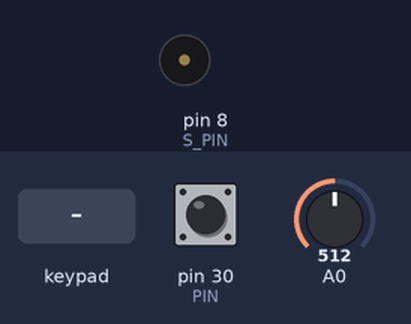
The sketch below on a simulated Arduino Mega 2560, built with avr-gcc and run on an emulated ATmega2560. On the bench: buzzer (waves = sounding). The inputs (shaded band) are chosen by the test bench; at power-on: A0 = 512, pin 30 (PIN) HIGH.

Above: at 1.2 s.
1.3 s: key '1' pressed
At 3.0 s:
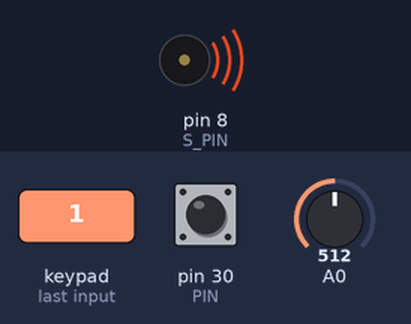
4.3 s: keypad keys 2 2 2 3 2 4 2 5 pressed 0.4 s apart
At 8.9 s:
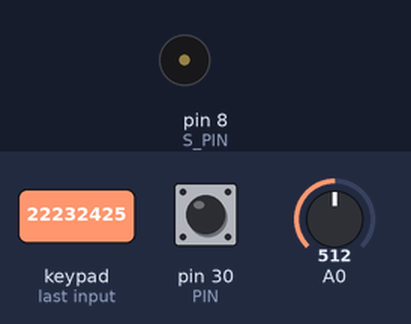
9.0 s: A0 set to 0
At 9.7 s:
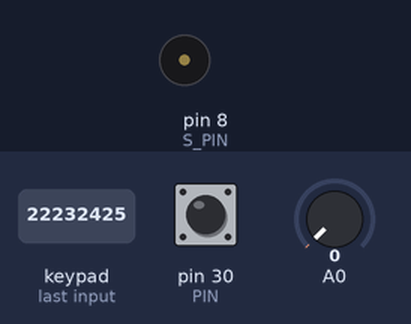
10.5 s: A0 set to 122
At 12.1 s:
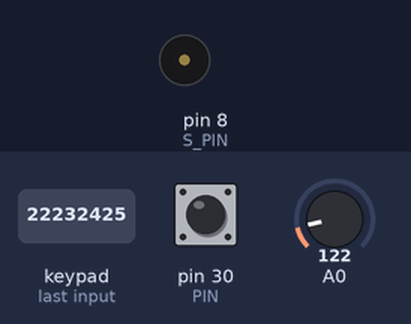
13.5 s: pin 30 (PIN) pulled LOW for 1 s
At 14.8 s:
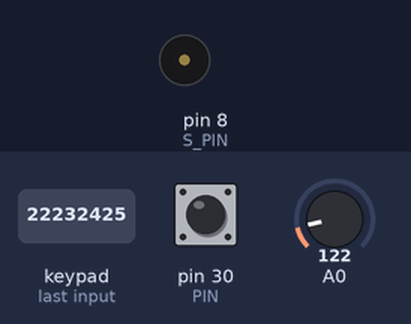
16.0 s: key '4' pressed
At 16.6 s:
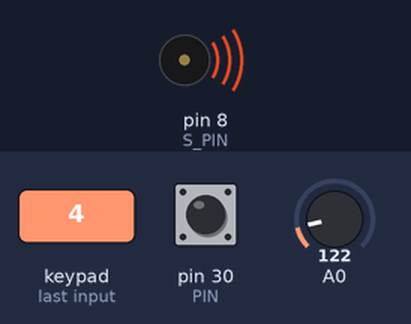
Timing chart, 0 to 22.0 s (numbered marks = the images above; inputs shaded):
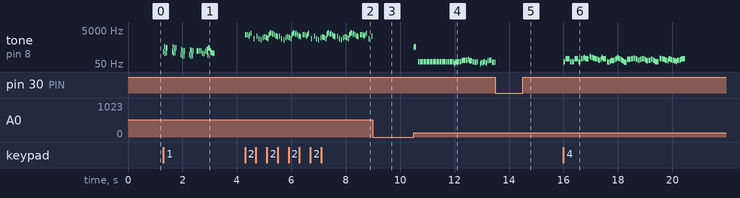

The sketch:

ard2.ino
```cpp
#include <Keypad.h>


#include "pitches.h"
#include "theme1.h"
#include "theme2.h"
#include "theme3.h"
#include "theme4.h"

#define PIN 30
#define S_PIN 8

const byte ROWS = 4;
const byte COLS = 4;
char keys[ROWS][COLS] = {
  {'7','8','9', 'S'},
  {'4','5','6', 'D'},
  {'1','2','3', '-'},
  {'G','0','=', '+'}
};
byte rowPins[ROWS] = {22, 23, 24, 25};
byte colPins[COLS] = {26, 27, 28, 29};
Keypad keypad = Keypad(makeKeymap(keys), rowPins, colPins, ROWS, COLS);


void setup() {
  // put your setup code here, to run once:
  pinMode(30, INPUT_PULLUP);
}

void loop() {
  // put your main code here, to run repeatedly:
  char c=keypad.getKey();
  if(c == '1'){
    play(melody1, noteDurations1, sizeof(melody1) / sizeof(int));
  }
  else if(c == '2'){
    play(melody2, noteDurations2,sizeof(melody2) / sizeof(int));
  }
  else if(c == '3'){
    play(melody3, noteDurations3, sizeof(melody3) / sizeof(int));
  }
  else if(c == '4'){
    play(melody4, noteDurations4, sizeof(melody4) / sizeof(int));
  }
}

void play(int *MELODY, int *NOTEDURATION, int len){
  for(int i=0; i < len; i++){
    if(!digitalRead(PIN)){
      break;
    }
    float s = analogRead(A0) / 512.0;
    int nD = 250/NOTEDURATION[i];
    tone(S_PIN, int(s*MELODY[i]), nD);
    delay((int) (nD*1.3));
  }
}
```

pitches.h
```cpp
#define NOTE_B0  31
#define NOTE_C1  33
#define NOTE_CS1 35
#define NOTE_D1  37
#define NOTE_DS1 39
#define NOTE_E1  41
#define NOTE_F1  44
#define NOTE_FS1 46
#define NOTE_G1  49
#define NOTE_GS1 52
#define NOTE_A1  55
#define NOTE_AS1 58
#define NOTE_B1  62
#define NOTE_C2  65
#define NOTE_CS2 69
#define NOTE_D2  73
#define NOTE_DS2 78
#define NOTE_E2  82
#define NOTE_F2  87
#define NOTE_FS2 93
#define NOTE_G2  98
#define NOTE_GS2 104
#define NOTE_A2  110
#define NOTE_AS2 117
#define NOTE_B2  123
#define NOTE_C3  131
#define NOTE_CS3 139
#define NOTE_D3  147
#define NOTE_DS3 156
#define NOTE_E3  165
#define NOTE_F3  175
#define NOTE_FS3 185
#define NOTE_G3  196
#define NOTE_GS3 208
#define NOTE_A3  220
#define NOTE_AS3 233
#define NOTE_B3  247
#define NOTE_C4  262
#define NOTE_CS4 277
#define NOTE_D4  294
#define NOTE_DS4 311
#define NOTE_E4  330
#define NOTE_F4  349
#define NOTE_FS4 370
#define NOTE_G4  392
#define NOTE_GS4 415
#define NOTE_A4  440
#define NOTE_AS4 466
#define NOTE_B4  494
#define NOTE_C5  523
#define NOTE_CS5 554
#define NOTE_D5  587
#define NOTE_DS5 622
#define NOTE_E5  659
#define NOTE_F5  698
#define NOTE_FS5 740
#define NOTE_G5  784
#define NOTE_GS5 831
#define NOTE_A5  880
#define NOTE_AS5 932
#define NOTE_B5  988
#define NOTE_C6  1047
#define NOTE_CS6 1109
#define NOTE_D6  1175
#define NOTE_DS6 1245
#define NOTE_E6  1319
#define NOTE_F6  1397
#define NOTE_FS6 1480
#define NOTE_G6  1568
#define NOTE_GS6 1661
#define NOTE_A6  1760
#define NOTE_AS6 1865
#define NOTE_B6  1976
#define NOTE_C7  2093
#define NOTE_CS7 2217
#define NOTE_D7  2349
#define NOTE_DS7 2489
#define NOTE_E7  2637
#define NOTE_F7  2794
#define NOTE_FS7 2960
#define NOTE_G7  3136
#define NOTE_GS7 3322
#define NOTE_A7  3520
#define NOTE_AS7 3729
#define NOTE_B7  3951
#define NOTE_C8  4186
#define NOTE_CS8 4435
#define NOTE_D8  4699
#define NOTE_DS8 4978
```

theme1.h
```cpp
int melody1[] = {
  NOTE_C4, NOTE_C5, NOTE_A3, NOTE_A4,
  NOTE_AS3, NOTE_AS4, 0,
  0,
  NOTE_C4, NOTE_C5, NOTE_A3, NOTE_A4,
  NOTE_AS3, NOTE_AS4, 0,
  0,
  NOTE_F3, NOTE_F4, NOTE_D3, NOTE_D4,
  NOTE_DS3, NOTE_DS4, 0,
  0,
  NOTE_F3, NOTE_F4, NOTE_D3, NOTE_D4,
  NOTE_DS3, NOTE_DS4, 0,
  0, NOTE_DS4, NOTE_CS4, NOTE_D4,
  NOTE_CS4, NOTE_DS4,
  NOTE_DS4, NOTE_GS3,
  NOTE_G3, NOTE_CS4,
  NOTE_C4, NOTE_FS4,NOTE_F4, NOTE_E3, NOTE_AS4, NOTE_A4,
  NOTE_GS4, NOTE_DS4, NOTE_B3,
  NOTE_AS3, NOTE_A3, NOTE_GS3,
  0, 0, 0
};
int noteDurations1[] = {
  12, 12, 12, 12,
  12, 12, 6,
  3,
  12, 12, 12, 12,
  12, 12, 6,
  3,
  12, 12, 12, 12,
  12, 12, 6,
  3,
  12, 12, 12, 12,
  12, 12, 6,
  6, 18, 18, 18,
  6, 6,
  6, 6,
  6, 6,
  18, 18, 18,18, 18, 18,
  10, 10, 10,
  10, 10, 10,
  3, 3, 3
};
```

theme3.h
```cpp
int melody3[] = {
NOTE_D4, NOTE_D4, NOTE_D4, NOTE_D4, NOTE_D4, NOTE_D4, NOTE_D4, NOTE_D4,
NOTE_D4, NOTE_D4, NOTE_D4, NOTE_D4, NOTE_D4, NOTE_D4, NOTE_D4, NOTE_D4,
NOTE_D4, NOTE_D4, NOTE_D4, NOTE_D4, NOTE_D4, NOTE_D4, NOTE_D4, NOTE_D4,
NOTE_A3, NOTE_C4, NOTE_D4, NOTE_D4, NOTE_D4, NOTE_E4, NOTE_F4, NOTE_F4,
NOTE_F4, NOTE_G4, NOTE_E4, NOTE_E4, NOTE_D4, NOTE_C4, NOTE_C4, NOTE_D4,
0, NOTE_A3, NOTE_C4, NOTE_B3, NOTE_D4, NOTE_B3, NOTE_E4, NOTE_F4,
NOTE_F4, NOTE_C4, NOTE_C4, NOTE_C4, NOTE_C4, NOTE_D4, NOTE_C4,
NOTE_D4, 0, 0, NOTE_A3, NOTE_C4, NOTE_D4, NOTE_D4, NOTE_D4, NOTE_F4,
NOTE_G4, NOTE_G4, NOTE_G4, NOTE_A4, NOTE_A4, NOTE_A4, NOTE_A4, NOTE_G4,
NOTE_A4, NOTE_D4, 0, NOTE_D4, NOTE_E3, NOTE_F4, NOTE_F4, NOTE_G4, NOTE_A4,
NOTE_D4, 0, NOTE_D4, NOTE_F4, NOTE_E4, NOTE_E4, NOTE_F4, NOTE_D4
};
int noteDurations3[] = {
4,8,4,8,4,8,8,8,8,4,8,4,8,4,8,8,8,8,4,8,4,8,
4,8,8,8,8,4,4,8,8,4,4,8,8,4,4,8,8,
8,4,8,8,8,4,4,8,8,4,4,8,8,4,4,8,4,
4,8,8,8,8,4,4,8,8,4,4,8,8,4,4,8,8,
8,4,8,8,8,4,4,4,8,4,8,8,8,4,4,8,8
};
```

theme4.h
```cpp
int melody4[] = {
NOTE_D4,  NOTE_A4,  NOTE_A4,  NOTE_A4,  NOTE_D4,
NOTE_D4,  NOTE_A4,  NOTE_A4,  NOTE_A4,  NOTE_D4,
NOTE_A4,  NOTE_AS4, NOTE_C5,  NOTE_A4,
NOTE_D5,  NOTE_C5,  NOTE_C5,  NOTE_AS4, NOTE_AS4, NOTE_A4, NOTE_A4, NOTE_G4,
NOTE_F4,  NOTE_G4,  NOTE_C5,  NOTE_A4,
NOTE_D4,  NOTE_C4,  NOTE_D4,  NOTE_E4,  NOTE_F4, NOTE_E4, NOTE_F4, NOTE_G4,
NOTE_A4,  NOTE_C5,  NOTE_AS4, NOTE_A4,  NOTE_G4, NOTE_F4, NOTE_E4, NOTE_D4,
NOTE_C4,  NOTE_G4,  NOTE_G4,  NOTE_G4,  NOTE_A4,
NOTE_AS4, NOTE_A4,  NOTE_G4,  NOTE_F4,  NOTE_G4,
NOTE_A4,  NOTE_G4,  NOTE_F4,  NOTE_E4,  NOTE_F4,
NOTE_G4,  NOTE_F4,  NOTE_E4,  NOTE_D4,
NOTE_AS4, NOTE_A4,  NOTE_A4,  NOTE_G4,  NOTE_G4, NOTE_F4, NOTE_F4, NOTE_E4,
NOTE_A4,  NOTE_G4,  NOTE_G4,  NOTE_F4,  NOTE_F4, NOTE_E4, NOTE_E4, NOTE_D4,
NOTE_F4,  NOTE_F4,  NOTE_G4,  NOTE_A4
};
int noteDurations4[] = {
4, 8, 8, 4, 4,
4, 8, 8, 4, 4,
4, 8, 8, 2,
8, 8, 8, 8, 8, 8, 8, 8,
4, 8, 8, 2,
8, 8, 8, 8, 8, 8, 8, 8,
8, 8, 8, 8, 8, 8, 8, 8,
4, 8, 8, 4, 4,
4, 8, 8, 4, 4,
4, 8, 8, 4, 4,
4, 8, 8, 2,
8, 8, 8, 8, 8, 8, 8, 8,
8, 8, 8, 8, 8, 8, 8, 8,
4, 8, 8, 2
};
```

Source omitted: theme2.h (data table, 945 bytes)

Measured:
- after the input at 1.3 s, tone on pin 8 (S_PIN): plays 262 Hz for 0.03 s, 523 Hz for 0.03 s, 220 Hz for 0.03 s, 440 Hz for 0.03 s, 233 Hz for 0.03 s, 466 Hz for 0.02 s … (45 notes in this stretch), starting at once
- after the input at 4.3 s, tone on pin 8 (S_PIN): plays 2637 Hz for 0.05 s, 2637 Hz for 0.02 s, 2093 Hz for 0.03 s, 2637 Hz for 0.02 s, 3136 Hz for 0.02 s, 1568 Hz for 0.02 s … (87 notes in this stretch), starting at once
- after the input at 9.0 s, tone on pin 8 (S_PIN): stops changing and stays silent
- after the input at 10.5 s, tone on pin 8 (S_PIN): plays 498 Hz for 0.03 s, 559 Hz for 0.03 s, 470 Hz for 0.02 s, 70 Hz for 0.06 s, 70 Hz for 0.03 s, 70 Hz for 0.06 s … (53 notes in this stretch), starting at once
- after the input at 13.5 s, tone on pin 8 (S_PIN): stops changing and stays silent
- after the input at 16.0 s, tone on pin 8 (S_PIN): plays 70 Hz for 0.06 s, 104 Hz for 0.03 s, 104 Hz for 0.03 s, 104 Hz for 0.06 s, 70 Hz for 0.06 s, 70 Hz for 0.06 s … (81 notes in this stretch), starting at once
